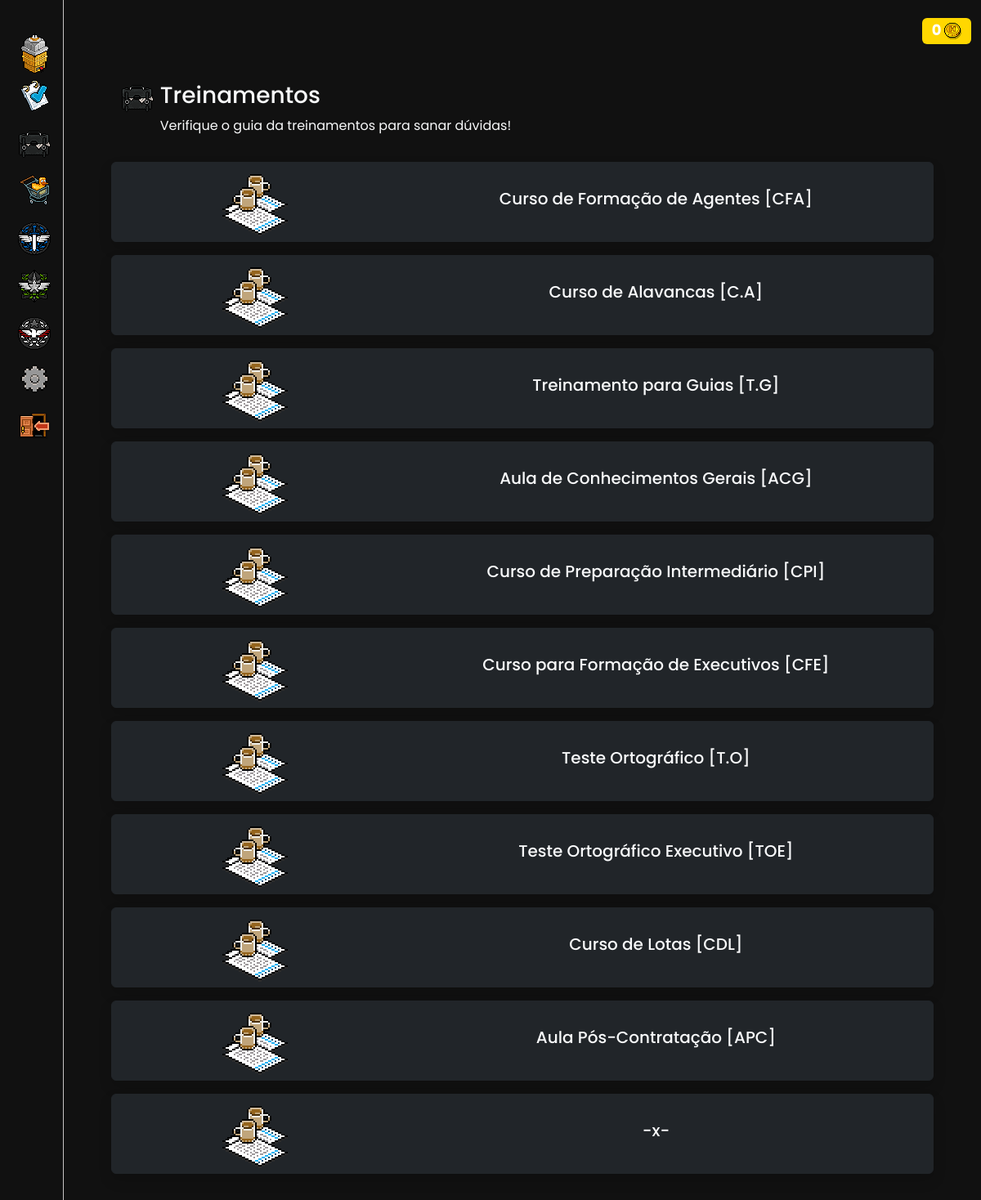
The page /system/dpe/treinamentos/ (signed in) on the database as committed earlier.
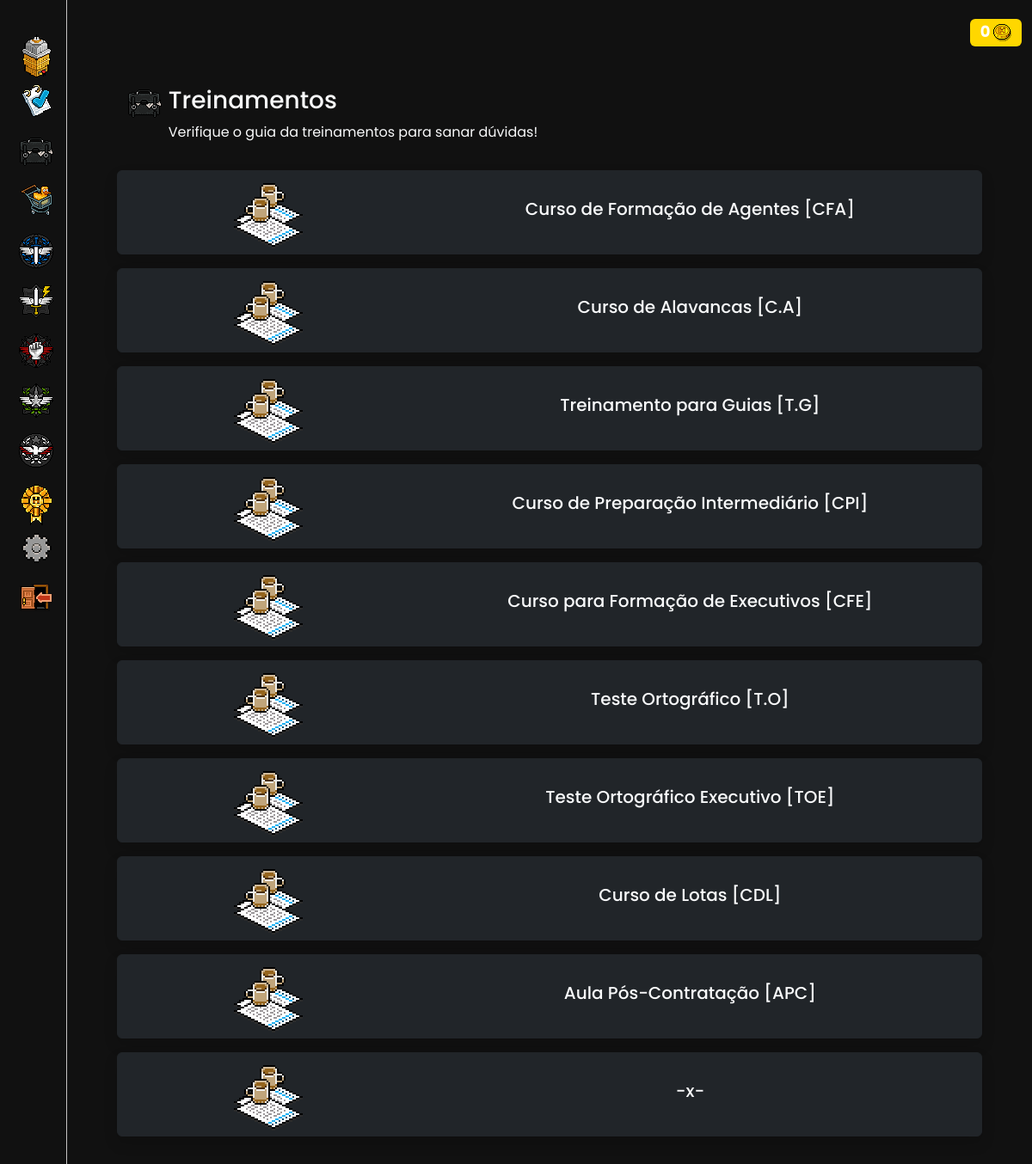
The same page on the database as committed later.
### ControleDeAcesso/models.py (models this page shows, shortened)
class PolicialUsuario(AbstractUser):
    username = models.CharField(
        _('username'),
        max_length=150,
        unique=True,
        validators=[RegexValidator(
            regex=r'^[a-zA-Z0-9@_:.,\-!=]+$',
            message=_('Enter a valid username. This value may contain only letters (uppercase and lowercase), numbers, @, :, -, and _ characters.'),
            code='invalid_username',
        )],
        help_text=_('150 characters or fewer. Letters (uppercase and lowercase), digits, @, :, -, and _ only.'),
    )
    patente = models.CharField(choices=CARGOS, blank=False, null=False, max_length=50, default='Agente')
    moedas = models.IntegerField(default=0, editable=True)
    ultimo_acesso = models.DateTimeField(null=True, blank=True)
    objects = CustomUserManager()
    patente_order = models.IntegerField(default=0, editable=False)
    slug = models.SlugField(unique=True, blank=True, null=True)
    status = models.CharField(choices=STATUS, blank=False, null=False, max_length=50, default='Ativo')

### System/models.py (models this page shows, shortened)
class Treinamentos(models.Model):
    solicitante = models.ForeignKey(get_user_model(), on_delete=models.CASCADE,blank=True, null=True, related_name='solicitantetreinamentos')
    titulo = models.TextField(blank=False, null=True, max_length=100)
    treinamento = CKEditor5Field('Treinamentos', config_name='extends', default=' ')
    datatime = models.DateTimeField(default=timezone.now)

### System/views.py (the view)
# urls.py: path('dpe/treinamentos/', TreinamentosView.as_view(), name='Treinamentos'),
class TreinamentosView(LoginRequiredMixin,ListView):
    model = Treinamentos
    template_name = 'Treinamentos.html'
    context_object_name = 'treinamentos'
    def get_context_data(self, **kwargs):
        context = super().get_context_data(**kwargs)
        context["alistados"] = PolicialUsuario.objects.order_by('-id')[:5]
        return context

### Templates/Treinamentos.html (shortened to what this page needs)
{% extends "Index.html" %}
{% load static %}
{% block main %}
<div class="container mb-3 m-auto text-light">
        <div class="mt-3 m-auto col-11">
            <div class="container d-flex mt-4">
                <div>
                  <img class="px" src="{% static 'bolsa2.gif'%}" alt="">
                  </div>
                <div class="ms-2">
                <h3>Treinamentos</h3>
                <p> Verifique o guia da treinamentos para sanar dúvidas! </p>
                </div>
              </div>
              {% for treinamento in treinamentos %}
                <a class="btn bg-pt btn-dark mb-3 col-12 shadow" data-bs-toggle="collapse" href="#{{treinamento.pk}}" role="button" aria-expanded="false" aria-controls="{{treinamento.pk}}">
                    <div class="d-flex">
                        <div class="col-4 mt-md-3 mt-5 mb-2">
                            <div class="rounded-circle mb-md-0 mb-sm-4 mx-auto px" style="background: url({% static 'treinamentos2.gif' %}) center center no-repeat; width: 60px; height: 60px;transform: scale(2.0);">
                            </div>
                        </div>
                        <div class="col-8 m-auto">
                            <div class="container text-light">
                                <h5>{{treinamento.titulo}}</h5>
                              </div>
                        </div>
                    </div>
                </a>
              {% endfor %}
        </div>
  </div>
{% endblock main %}

### Templates/Index.html (shortened to what this page needs)
{% load static %}
<html lang="en">
<head>
    <link href="{% static 'mode/style.css' %}" rel="stylesheet">
    <link href="/static/django_ckeditor_5/dist/styles.css" media="all" rel="stylesheet">
    <link rel="stylesheet" href="https://cdnjs.cloudflare.com/ajax/libs/font-awesome/6.4.0/css/all.min.css" />
    <link href='https://unpkg.com/boxicons@2.0.7/css/boxicons.min.css' rel='stylesheet'>
    <link href="https://cdn.jsdelivr.net/npm/bootstrap@5.3.3/dist/css/bootstrap.min.css" rel="stylesheet">
    <body style="background-color: #111111;">
        <div class="sidebar close">
          <div class="logo-details">
        </div>
          <ul class="nav-links">
            <li>
              <a href="{% url "PainelPrincipal" %}">
                <i class='bx'>
                  <img class="px" width="35px" src="{% static "home.gif" %}" alt="">
                </i>
              </a>
            </li>
            <li class="mt-2">
              <div class="iocn-link">
                <a href="#">
                  <i class='bx'>
                    <img class="px" width="35px" src="{% static "relatorio.png" %}" alt="">
                  </i>
                </a>
              </div>
            </li>
            <li class="mt-2">
              <div class="iocn-link">
                <a href="#">
                  <i class='bx'>
                    <img class="px" width="40px" src="{% static "bolsa2.gif" %}" alt="">
                  </i>
                </a>
              </div>
            </li>
            <li class="mt-2">
              <div class="iocn-link">
                <a href="#">
                  <i class='bx'>
                    <img class="px" width="37px" src="{% static "loja.png" %}" alt="">
                  </i>
                </a>
              </div>
            </li>
            {% if GuiaDpE or MinistroDpE or STAFF %}
            <li class="mt-2">
              <div class="iocn-link">
                <a href="#">
                  <i class='bx'>
                    <img class="px" width="40px" src="{% static "dpe.gif" %}" alt="">
                  </i>
                </a>
              </div>
            </li>
            {% endif %}
            {% if STAFF or MEMBRODPL or LDPL or MINISTRODPL %}
            <li class="mt-2">
              <div class="iocn-link">
                <a href="#">
                  <i class='bx'>
                    <img class="px" width="40px" src="{% static "dpl.gif" %}" alt="">
                  </i>
                </a>
              </div>
            </li>
            {% endif %}
            {% if STAFF or MEMBRODPO or LDPO or MINISTRODPO %}
            <li class="mt-2">
              <div class="iocn-link">
                <a href="#">
                  <i class='bx'>
                    <img class="px" width="40px" src="{% static "dpo.gif" %}" alt="">
                  </i>
                </a>
              </div>
            </li>
            {% endif %}
            {% if STAFF or Analista or LDRH or MINISTRODRH %}
            <li class="mt-2">
              <div class="iocn-link">
                <a href="#">
                  <i class='bx'>
                    <img class="px" width="40px" src="{% static "drh.gif" %}" alt="">
                  </i>
                </a>
              </div>
            </li>
            {% endif %}
            <li class="mt-2">
              <div class="iocn-link">
                <a href="#">
                  <i class='bx'>
                    <img class="px" width="40px" src="{% static "jn.gif" %}" alt="">
                  </i>
                </a>
              </div>
            </li>
            {% if STAFF %}
            <li class="mt-2">
              <div class="iocn-link">
                <a href="#">
                  <i class='bx'>
                    <img class="px" width="50px" src="{% static "staff.gif" %}" alt="">
                  </i>
                </a>
              </div>
            </li>
            {% endif %}
            <li class="mt-2">
              <div class="iocn-link">
                <a href="#">
                  <i class='bx'>
                    <img class="px" width="35px" src="{% static "config.png" %}" alt="">
                  </i>
                </a>
              </div>
            </li>
              <li class="mt-2">
                <a href="{% url "Logout" %}">
                  <i class='bx'>
                    <img class="px" width="40px" src="{% static "logout.png" %}" alt="">
                  </i>
                </a>
              </li>
      </ul>
        </div>
        <section class="home-section">
          <nav class="navbar bg-nav">
            <div class="container-fluid">
                <div class="home-content">
                </div>
                <div class="d-flex">
                  <div class="container mt-2 me-2">
                    <h4><span class="badge" style="background-color: gold; position: relative; left: 20px;">{{request.user.moedas}}  <img src="{% static 'coin.png' %}" alt="">
                    </span></h4>
                </div>
            </div>
          </div>
          </nav>
          {% block main %}
          {% endblock main %}
        </section>
      </body>
</html>

### Arquivos/mode/style.css (style rules this page uses)
* { margin: 0; padding: 0; box-sizing: border-box; font-family: 'Poppins', sans-serif; }
.px { image-rendering: pixelated; image-rendering: -o-crisp-edges; image-rendering: -moz-crisp-edges; image-rendering: crisp-edges; }
.bg-nav { background-color: #111111; }
.sidebar { position: fixed; top: 0; left: 0; height: 100%; width: 260px; background-color: #111111; border-right: solid #c6c4c4 1px; border-left: solid #111111 3px; z-index: 100; transition: all 0.5s ease; }
.sidebar.close { width: 78px; background: #111111; transition: all 0.4s ease; }
.sidebar .logo-details { background-color: #111111; height: 170px; width: 100%; position: relative; top: -10px; transition: all 0.4s ease; }
.sidebar.close .logo-details { background-color: #111111; height: 80px; width: 100%; position: relative; top: -10px; }
.sidebar .nav-links { height: 100%; padding: 10px 0 150px 0; overflow: auto; }
.sidebar.close .nav-links { overflow: auto; position: relative; top: -50px; }
.sidebar .nav-links li { position: relative; list-style: none; transition: all 0.4s ease; }
.sidebar .nav-links li .iocn-link { display: flex; align-items: center; justify-content: space-between; }
.sidebar.close .nav-links li .iocn-link { display: block }
.sidebar .nav-links li i { height: 50px; min-width: 78px; text-align: center; line-height: 50px; color: #fff; font-size: 20px; cursor: pointer; transition: all 0.3s ease; }
.sidebar .nav-links li a { display: flex; align-items: center; text-decoration: none; }
.home-section { background-color: #111111; position: relative; left: 260px; width: calc(100% - 260px); transition: all 0.5s ease; }
.sidebar.close ~ .home-section { left: 78px; width: calc(100% - 78px); }
.home-section .home-content { height: 60px; display: flex; align-items: center; }

Rows that differ between the two databases and show on the page:
removed Treinamentos: titulo "Aula de Conhecimentos Gerais [ACG]"
